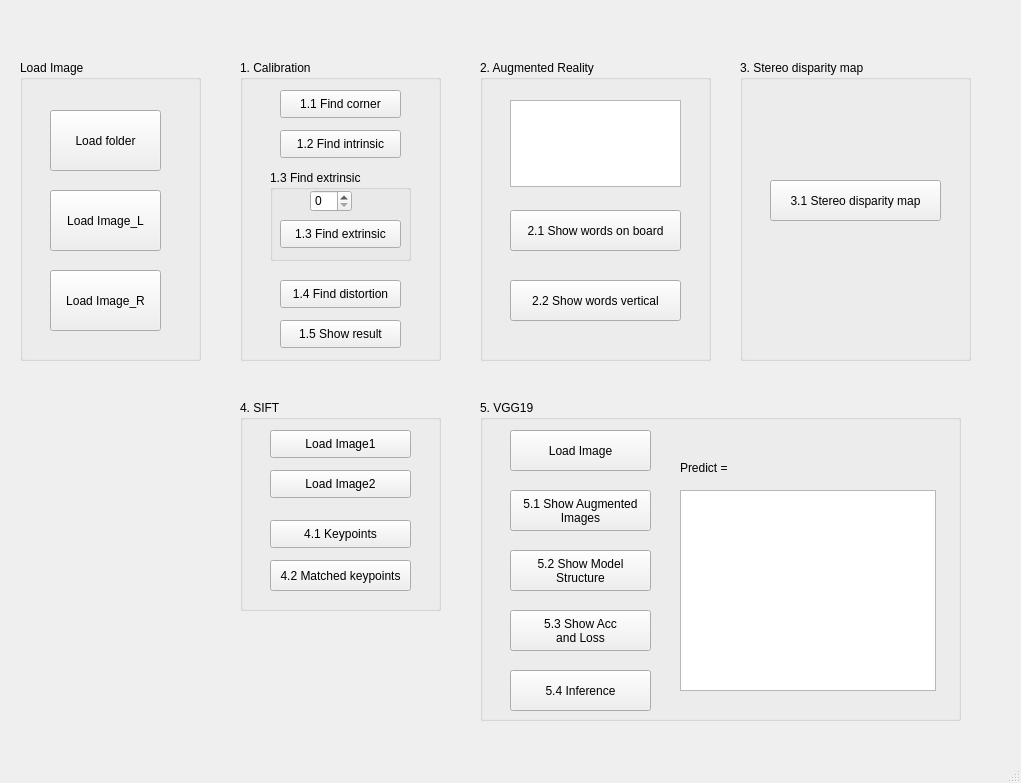
<?xml version="1.0" encoding="UTF-8"?>
<ui version="4.0">
 <class>MainWindow</class>
 <widget class="QMainWindow" name="MainWindow">
  <property name="geometry">
   <rect>
    <x>0</x>
    <y>0</y>
    <width>1021</width>
    <height>783</height>
   </rect>
  </property>
  <property name="contextMenuPolicy">
   <enum>Qt::PreventContextMenu</enum>
  </property>
  <property name="windowTitle">
   <string>MainWindow</string>
  </property>
  <widget class="QWidget" name="centralwidget">
   <widget class="QGroupBox" name="groupBox">
    <property name="geometry">
     <rect>
      <x>20</x>
      <y>60</y>
      <width>181</width>
      <height>301</height>
     </rect>
    </property>
    <property name="title">
     <string>Load Image</string>
    </property>
    <widget class="QPushButton" name="pushButton_1">
     <property name="geometry">
      <rect>
       <x>30</x>
       <y>50</y>
       <width>111</width>
       <height>61</height>
      </rect>
     </property>
     <property name="cursor">
      <cursorShape>ArrowCursor</cursorShape>
     </property>
     <property name="text">
      <string>Load folder</string>
     </property>
     <property name="checkable">
      <bool>false</bool>
     </property>
    </widget>
    <widget class="QPushButton" name="pushButton_2">
     <property name="geometry">
      <rect>
       <x>30</x>
       <y>130</y>
       <width>111</width>
       <height>61</height>
      </rect>
     </property>
     <property name="text">
      <string>Load Image_L</string>
     </property>
    </widget>
    <widget class="QPushButton" name="pushButton_3">
     <property name="geometry">
      <rect>
       <x>30</x>
       <y>210</y>
       <width>111</width>
       <height>61</height>
      </rect>
     </property>
     <property name="text">
      <string>Load Image_R</string>
     </property>
    </widget>
   </widget>
   <widget class="QGroupBox" name="groupBox_2">
    <property name="geometry">
     <rect>
      <x>240</x>
      <y>60</y>
      <width>201</width>
      <height>301</height>
     </rect>
    </property>
    <property name="title">
     <string>1. Calibration</string>
    </property>
    <widget class="QPushButton" name="pushButton_4">
     <property name="geometry">
      <rect>
       <x>40</x>
       <y>30</y>
       <width>121</width>
       <height>28</height>
      </rect>
     </property>
     <property name="text">
      <string>1.1 Find corner</string>
     </property>
    </widget>
    <widget class="QPushButton" name="pushButton_5">
     <property name="geometry">
      <rect>
       <x>40</x>
       <y>70</y>
       <width>121</width>
       <height>28</height>
      </rect>
     </property>
     <property name="text">
      <string>1.2 Find intrinsic</string>
     </property>
    </widget>
    <widget class="QGroupBox" name="groupBox_3">
     <property name="geometry">
      <rect>
       <x>30</x>
       <y>110</y>
       <width>141</width>
       <height>91</height>
      </rect>
     </property>
     <property name="title">
      <string>1.3 Find extrinsic</string>
     </property>
     <widget class="QSpinBox" name="spinBox">
      <property name="geometry">
       <rect>
        <x>40</x>
        <y>20</y>
        <width>42</width>
        <height>22</height>
       </rect>
      </property>
      <property name="contextMenuPolicy">
       <enum>Qt::DefaultContextMenu</enum>
      </property>
     </widget>
     <widget class="QPushButton" name="pushButton_6">
      <property name="geometry">
       <rect>
        <x>10</x>
        <y>50</y>
        <width>121</width>
        <height>28</height>
       </rect>
      </property>
      <property name="text">
       <string>1.3 Find extrinsic</string>
      </property>
     </widget>
    </widget>
    <widget class="QPushButton" name="pushButton_7">
     <property name="geometry">
      <rect>
       <x>40</x>
       <y>220</y>
       <width>121</width>
       <height>28</height>
      </rect>
     </property>
     <property name="text">
      <string>1.4 Find distortion</string>
     </property>
    </widget>
    <widget class="QPushButton" name="pushButton_8">
     <property name="geometry">
      <rect>
       <x>40</x>
       <y>260</y>
       <width>121</width>
       <height>28</height>
      </rect>
     </property>
     <property name="text">
      <string>1.5 Show result</string>
     </property>
    </widget>
   </widget>
   <widget class="QGroupBox" name="groupBox_4">
    <property name="geometry">
     <rect>
      <x>480</x>
      <y>60</y>
      <width>231</width>
      <height>301</height>
     </rect>
    </property>
    <property name="title">
     <string>2. Augmented Reality</string>
    </property>
    <widget class="QPushButton" name="pushButton_9">
     <property name="geometry">
      <rect>
       <x>30</x>
       <y>150</y>
       <width>171</width>
       <height>41</height>
      </rect>
     </property>
     <property name="text">
      <string>2.1 Show words on board</string>
     </property>
    </widget>
    <widget class="QPushButton" name="pushButton_10">
     <property name="geometry">
      <rect>
       <x>30</x>
       <y>220</y>
       <width>171</width>
       <height>41</height>
      </rect>
     </property>
     <property name="text">
      <string>2.2 Show words vertical</string>
     </property>
    </widget>
    <widget class="QTextEdit" name="textEdit">
     <property name="geometry">
      <rect>
       <x>30</x>
       <y>40</y>
       <width>171</width>
       <height>87</height>
      </rect>
     </property>
    </widget>
   </widget>
   <widget class="QGroupBox" name="groupBox_5">
    <property name="geometry">
     <rect>
      <x>740</x>
      <y>60</y>
      <width>231</width>
      <height>301</height>
     </rect>
    </property>
    <property name="title">
     <string>3. Stereo disparity map</string>
    </property>
    <widget class="QPushButton" name="pushButton_11">
     <property name="geometry">
      <rect>
       <x>30</x>
       <y>120</y>
       <width>171</width>
       <height>41</height>
      </rect>
     </property>
     <property name="text">
      <string>3.1 Stereo disparity map</string>
     </property>
    </widget>
   </widget>
   <widget class="QGroupBox" name="groupBox_6">
    <property name="geometry">
     <rect>
      <x>240</x>
      <y>400</y>
      <width>201</width>
      <height>211</height>
     </rect>
    </property>
    <property name="title">
     <string>4. SIFT</string>
    </property>
    <widget class="QPushButton" name="pushButton_12">
     <property name="geometry">
      <rect>
       <x>30</x>
       <y>30</y>
       <width>141</width>
       <height>28</height>
      </rect>
     </property>
     <property name="text">
      <string>Load Image1</string>
     </property>
    </widget>
    <widget class="QPushButton" name="pushButton_13">
     <property name="geometry">
      <rect>
       <x>30</x>
       <y>70</y>
       <width>141</width>
       <height>28</height>
      </rect>
     </property>
     <property name="text">
      <string>Load Image2</string>
     </property>
    </widget>
    <widget class="QPushButton" name="pushButton_14">
     <property name="geometry">
      <rect>
       <x>30</x>
       <y>120</y>
       <width>141</width>
       <height>28</height>
      </rect>
     </property>
     <property name="text">
      <string>4.1 Keypoints</string>
     </property>
    </widget>
    <widget class="QPushButton" name="pushButton_15">
     <property name="geometry">
      <rect>
       <x>30</x>
       <y>160</y>
       <width>141</width>
       <height>31</height>
      </rect>
     </property>
     <property name="text">
      <string>4.2 Matched keypoints</string>
     </property>
    </widget>
   </widget>
   <widget class="QGroupBox" name="groupBox_7">
    <property name="geometry">
     <rect>
      <x>480</x>
      <y>400</y>
      <width>481</width>
      <height>321</height>
     </rect>
    </property>
    <property name="title">
     <string>5. VGG19</string>
    </property>
    <widget class="QPushButton" name="pushButton_16">
     <property name="geometry">
      <rect>
       <x>30</x>
       <y>30</y>
       <width>141</width>
       <height>41</height>
      </rect>
     </property>
     <property name="text">
      <string>Load Image</string>
     </property>
    </widget>
    <widget class="QPushButton" name="pushButton_17">
     <property name="geometry">
      <rect>
       <x>30</x>
       <y>90</y>
       <width>141</width>
       <height>41</height>
      </rect>
     </property>
     <property name="text">
      <string>5.1 Show Augmented
Images</string>
     </property>
    </widget>
    <widget class="QPushButton" name="pushButton_18">
     <property name="geometry">
      <rect>
       <x>30</x>
       <y>150</y>
       <width>141</width>
       <height>41</height>
      </rect>
     </property>
     <property name="text">
      <string>5.2 Show Model
Structure</string>
     </property>
    </widget>
    <widget class="QPushButton" name="pushButton_19">
     <property name="geometry">
      <rect>
       <x>30</x>
       <y>210</y>
       <width>141</width>
       <height>41</height>
      </rect>
     </property>
     <property name="text">
      <string>5.3 Show Acc
and Loss</string>
     </property>
    </widget>
    <widget class="QPushButton" name="pushButton_20">
     <property name="geometry">
      <rect>
       <x>30</x>
       <y>270</y>
       <width>141</width>
       <height>41</height>
      </rect>
     </property>
     <property name="text">
      <string>5.4 Inference</string>
     </property>
    </widget>
    <widget class="QGraphicsView" name="graphicsView">
     <property name="geometry">
      <rect>
       <x>200</x>
       <y>90</y>
       <width>256</width>
       <height>201</height>
      </rect>
     </property>
     <property name="contextMenuPolicy">
      <enum>Qt::DefaultContextMenu</enum>
     </property>
    </widget>
    <widget class="QLabel" name="label">
     <property name="geometry">
      <rect>
       <x>200</x>
       <y>60</y>
       <width>251</width>
       <height>16</height>
      </rect>
     </property>
     <property name="text">
      <string>Predict =</string>
     </property>
    </widget>
   </widget>
  </widget>
  <widget class="QMenuBar" name="menubar">
   <property name="geometry">
    <rect>
     <x>0</x>
     <y>0</y>
     <width>1021</width>
     <height>25</height>
    </rect>
   </property>
  </widget>
  <widget class="QStatusBar" name="statusbar"/>
 </widget>
 <resources/>
 <connections/>
</ui>
